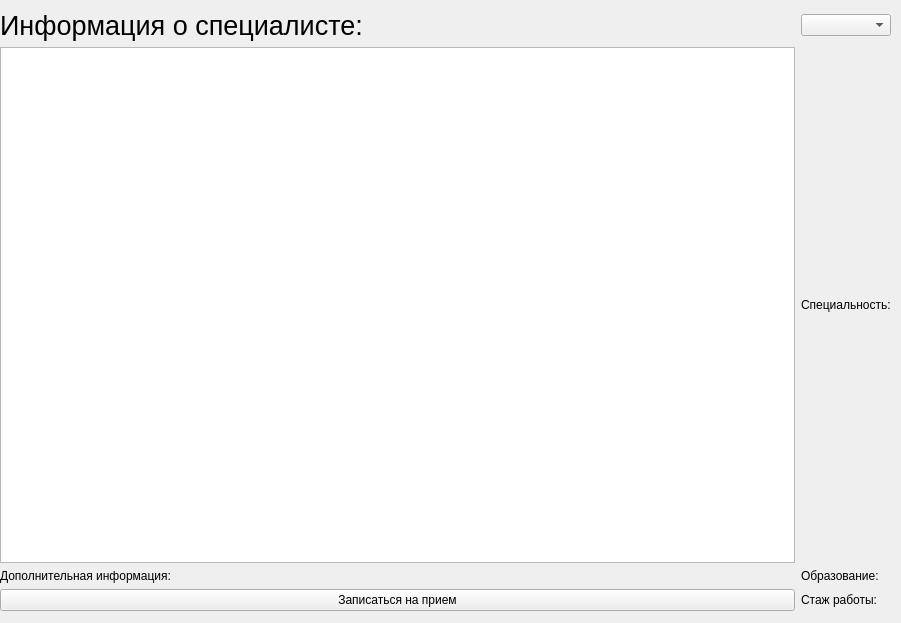
<?xml version="1.0" encoding="UTF-8"?>
<ui version="4.0">
 <class>Form</class>
 <widget class="QWidget" name="Form">
  <property name="geometry">
   <rect>
    <x>0</x>
    <y>0</y>
    <width>901</width>
    <height>623</height>
   </rect>
  </property>
  <property name="windowTitle">
   <string>Form</string>
  </property>
  <widget class="QWidget" name="gridLayoutWidget">
   <property name="geometry">
    <rect>
     <x>0</x>
     <y>10</y>
     <width>891</width>
     <height>601</height>
    </rect>
   </property>
   <layout class="QGridLayout" name="gridLayout">
    <item row="0" column="0">
     <widget class="QLabel" name="info_label">
      <property name="font">
       <font>
        <pointsize>20</pointsize>
       </font>
      </property>
      <property name="text">
       <string>Информация о специалисте:</string>
      </property>
     </widget>
    </item>
    <item row="3" column="1">
     <widget class="QLabel" name="experience_label">
      <property name="text">
       <string>Стаж работы:</string>
      </property>
     </widget>
    </item>
    <item row="1" column="0">
     <widget class="QGraphicsView" name="photo"/>
    </item>
    <item row="1" column="1">
     <widget class="QLabel" name="speciality_label">
      <property name="text">
       <string>Специальность:</string>
      </property>
     </widget>
    </item>
    <item row="2" column="1">
     <widget class="QLabel" name="education_label">
      <property name="text">
       <string>Образование:</string>
      </property>
     </widget>
    </item>
    <item row="3" column="0">
     <widget class="QPushButton" name="reception_button">
      <property name="text">
       <string>Записаться на прием</string>
      </property>
     </widget>
    </item>
    <item row="0" column="1">
     <widget class="QComboBox" name="comboBox"/>
    </item>
    <item row="2" column="0">
     <widget class="QLabel" name="label">
      <property name="text">
       <string>Дополнительная информация:</string>
      </property>
     </widget>
    </item>
   </layout>
  </widget>
 </widget>
 <resources/>
 <connections/>
</ui>
